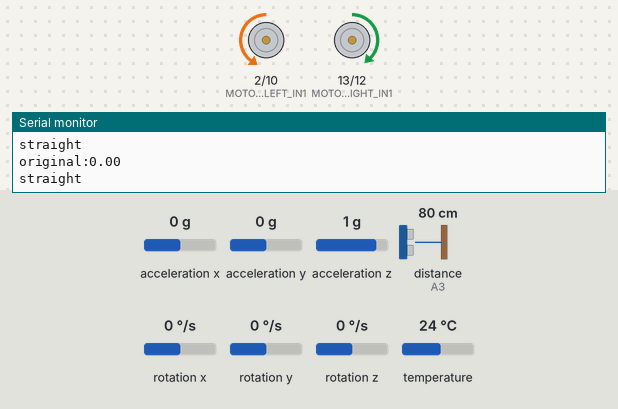
A sketch run on a simulated Arduino Uno, built with avr-gcc and run on an emulated ATmega328P. Shown: motor-driver pin pairs drawn as motors (green arrow = first pin HIGH = forward, orange = second pin HIGH = backward, longer = more drive, scaled by the enable pin), the last lines printed to the serial monitor. Wiring (inferred from the names in the program): ultrasonic range finder: trigger A2; echo A3. The inputs (shaded band) are chosen by the test bench; at power-on: distance to the obstacle (sensor on A3) 80 cm, acceleration x 0 g, acceleration y 0 g, acceleration z 1 g, rotation x 0 °/s, rotation y 0 °/s, rotation z 0 °/s, temperature 24 °C. The echo pulse lasts 58.3 µs per cm.

Above: at 1.2 s.
1.3 s: distance to the obstacle (sensor on A3) set to 23 cm
4.3 s: distance to the obstacle (sensor on A3) set to 18 cm
At 5.1 s:
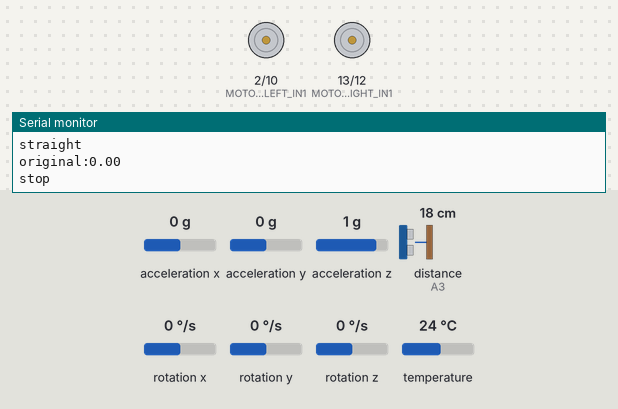
At 5.7 s:
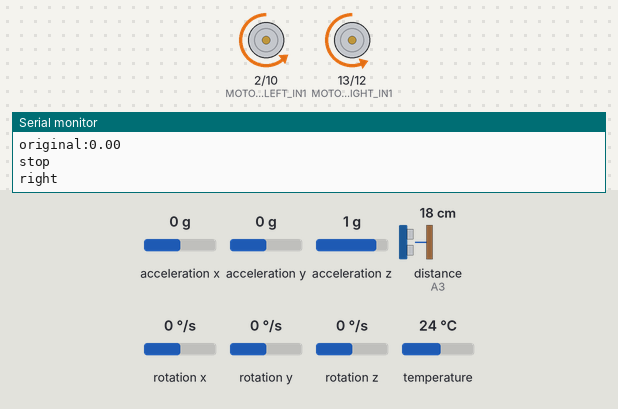
Timing chart, 0 to 13.3 s (numbered marks = the images above; inputs shaded):
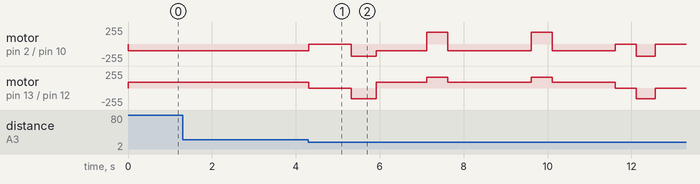

The sketch:

Obstacle_avoidance.ino
```cpp
#include <Wire.h>
#include <Adafruit_MPU6050.h>
#include <Adafruit_Sensor.h>
#include <stdio.h>
#include <math.h>

#define TRIG_PIN A2
#define ECHO_PIN A3
#define MOTOR_LEFT_EN 3
#define MOTOR_LEFT_IN1 2
#define MOTOR_LEFT_IN2 10
#define MOTOR_RIGHT_EN 11
#define MOTOR_RIGHT_IN1 13
#define MOTOR_RIGHT_IN2 12

Adafruit_MPU6050 mpu;

float originalAngle;
const float correctionThreshold = 7.0; // Angle threshold to correct path

void setup() {
  originalAngle = getRollAngle();

  Serial.begin(9600);
  Wire.begin();
  pinMode(TRIG_PIN, OUTPUT);
  pinMode(ECHO_PIN, INPUT);

  pinMode(MOTOR_LEFT_EN, OUTPUT);
  pinMode(MOTOR_LEFT_IN1, OUTPUT);
  pinMode(MOTOR_LEFT_IN2, OUTPUT);
  pinMode(MOTOR_RIGHT_EN, OUTPUT);
  pinMode(MOTOR_RIGHT_IN1, OUTPUT);
  pinMode(MOTOR_RIGHT_IN2, OUTPUT);

  if (!mpu.begin()) {
    Serial.println("MPU6050 initialization failed!");
    while (1);
  }
  mpu.setAccelerometerRange(MPU6050_RANGE_8_G);
  mpu.setGyroRange(MPU6050_RANGE_500_DEG);
  mpu.setFilterBandwidth(MPU6050_BAND_21_HZ);
  originalAngle = getRollAngle();
}

void loop() {
  Serial.print("original:");
  Serial.print(originalAngle);
  Serial.print("\n");

  float distance = measureDistance();

  if (distance < 20.0) {
    avoidObstacle();


  } else {
    moveForward();

  }
}

float measureDistance() {
  digitalWrite(TRIG_PIN, LOW);
  delayMicroseconds(2);
  digitalWrite(TRIG_PIN, HIGH);
  delayMicroseconds(10);
  digitalWrite(TRIG_PIN, LOW);

  long duration = pulseIn(ECHO_PIN, HIGH);
  return (duration * 0.034) / 2.0;
}

float getRollAngle() {
  sensors_event_t a, g, temp;
  mpu.getEvent(&a, &g, &temp);
  float roll = atan2(a.acceleration.y, sqrt(a.acceleration.x * a.acceleration.x + a.acceleration.z * a.acceleration.z)) * 180 / PI;
  Serial.print(roll);
  Serial.print("\n");
  return roll;
}

void moveForward() {
  analogWrite(MOTOR_LEFT_EN, 100);
  analogWrite(MOTOR_RIGHT_EN, 90);
  digitalWrite(MOTOR_LEFT_IN1, LOW);
  digitalWrite(MOTOR_LEFT_IN2, HIGH);
  digitalWrite(MOTOR_RIGHT_IN1, HIGH);
  digitalWrite(MOTOR_RIGHT_IN2, LOW);
  Serial.print("straight\n");
}

void stopMotors() {
  analogWrite(MOTOR_LEFT_EN, 0);
  analogWrite(MOTOR_RIGHT_EN, 0);
  Serial.print("stop\n");
}

void avoidObstacle() {
  stopMotors();
  delay(1000);

  turnRight();//move right
  delay(600);
  moveForward();
  delay(1200);

  turnLeft();//move back straight
  delay(500);
  moveForward();
  delay(2000);

  turnLeft();//move left
  delay(500);
  moveForward();
  delay(1500);

  stopMotors();
  delay(500);

  turnRight();
  delay(450);
}

void turnRight() {
  analogWrite(MOTOR_LEFT_EN, 180);
  digitalWrite(MOTOR_LEFT_IN1, LOW);
  digitalWrite(MOTOR_LEFT_IN2, HIGH);

  analogWrite(MOTOR_RIGHT_EN, 160);
  digitalWrite(MOTOR_RIGHT_IN1, LOW);
  digitalWrite(MOTOR_RIGHT_IN2, HIGH);
  Serial.print("right\n");
}

void turnLeft() {
  analogWrite(MOTOR_LEFT_EN, 180);
  digitalWrite(MOTOR_LEFT_IN1, HIGH);
  digitalWrite(MOTOR_LEFT_IN2, LOW);

  analogWrite(MOTOR_RIGHT_EN, 160);
  digitalWrite(MOTOR_RIGHT_IN1, HIGH);
  digitalWrite(MOTOR_RIGHT_IN2, LOW);
  Serial.print("left\n");
}

void correctDirection() {
  float currentAngle = getRollAngle();
  float angleDifference = currentAngle - originalAngle;
  Serial.print(currentAngle);

  while (abs(angleDifference) > correctionThreshold) {
    float currentAngle = getRollAngle();
    if (angleDifference > 0) {
      Serial.print("Correcting left\n");
      turnLeft();
    } else  {
      Serial.print("Correcting right\n");
      turnRight();
    }
    float angleDifference = currentAngle - originalAngle;
  }
}
```

Measured:
- the behaviour switches between 21 and 20 cm on distance to the obstacle (sensor on A3) (found by bisection; images 0 and 1)
